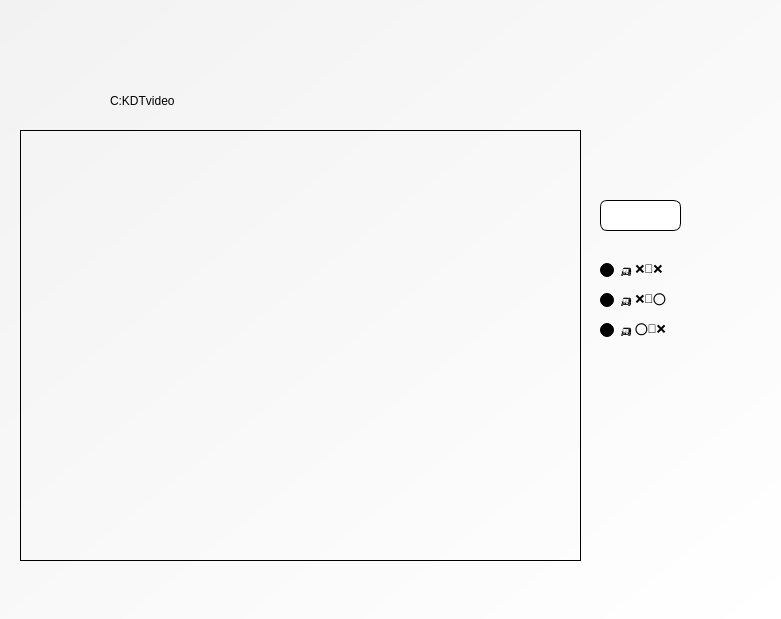
<?xml version="1.0" encoding="UTF-8"?>
<ui version="4.0">
 <class>drawing</class>
 <widget class="QDialog" name="drawing">
  <property name="windowModality">
   <enum>Qt::ApplicationModal</enum>
  </property>
  <property name="geometry">
   <rect>
    <x>0</x>
    <y>0</y>
    <width>781</width>
    <height>619</height>
   </rect>
  </property>
  <property name="windowTitle">
   <string>setting</string>
  </property>
  <property name="styleSheet">
   <string notr="true">background-color: qlineargradient(spread:pad, x1:0, y1:0, x2:1, y2:1, stop:0 rgba(242, 242, 242, 255), stop:1 rgba(255, 255, 255, 255));</string>
  </property>
  <widget class="QLabel" name="label_6">
   <property name="geometry">
    <rect>
     <x>110</x>
     <y>80</y>
     <width>201</width>
     <height>41</height>
    </rect>
   </property>
   <property name="styleSheet">
    <string notr="true">background-color: qlineargradient(spread:pad, x1:0, y1:0, x2:0, y2:0, stop:0 rgba(0, 0, 0, 0), stop:1 rgba(255, 255, 255, 255));</string>
   </property>
   <property name="text">
    <string>C:KDTvideo</string>
   </property>
  </widget>
  <widget class="QLabel" name="label_5">
   <property name="geometry">
    <rect>
     <x>20</x>
     <y>80</y>
     <width>81</width>
     <height>41</height>
    </rect>
   </property>
   <property name="styleSheet">
    <string notr="true">background-color: qlineargradient(spread:pad, x1:0, y1:0, x2:0, y2:0, stop:0 rgba(0, 0, 0, 0), stop:1 rgba(255, 255, 255, 255));</string>
   </property>
   <property name="text">
    <string>&lt;html&gt;&lt;head/&gt;&lt;body&gt;&lt;p&gt;&lt;img src=&quot;:/img/img/현재_35.png&quot;/&gt;&lt;/p&gt;&lt;/body&gt;&lt;/html&gt;</string>
   </property>
  </widget>
  <widget class="QPushButton" name="clearButton">
   <property name="geometry">
    <rect>
     <x>600</x>
     <y>200</y>
     <width>81</width>
     <height>31</height>
    </rect>
   </property>
   <property name="styleSheet">
    <string notr="true">QPushButton{background-color: #ffffff;
selection-color: #ffffff;
color: #ffffff;

border: 1px solid  #000000;
border-radius: 7px;
padding-right: 5px; 
padding-left: 5px;
padding-top: 5px;
padding-bottom: 5px;
}

QPushButton:hover
{
	background-color: #F28B30;
	border: 1px solid  #000000;
}</string>
   </property>
   <property name="text">
    <string/>
   </property>
   <property name="icon">
    <iconset resource="resources_drawing.qrc">
     <normaloff>:/img/img/초기화_24.png</normaloff>:/img/img/초기화_24.png</iconset>
   </property>
   <property name="iconSize">
    <size>
     <width>64</width>
     <height>64</height>
    </size>
   </property>
  </widget>
  <widget class="QLabel" name="label">
   <property name="geometry">
    <rect>
     <x>20</x>
     <y>20</y>
     <width>281</width>
     <height>51</height>
    </rect>
   </property>
   <property name="styleSheet">
    <string notr="true">background-color: qlineargradient(spread:pad, x1:0, y1:0, x2:0, y2:0, stop:0 rgba(0, 0, 0, 0), stop:1 rgba(255, 255, 255, 255));</string>
   </property>
   <property name="text">
    <string>&lt;html&gt;&lt;head/&gt;&lt;body&gt;&lt;p&gt;&lt;img src=&quot;:/img/img/구역지정_50.png&quot;/&gt;&lt;/p&gt;&lt;/body&gt;&lt;/html&gt;</string>
   </property>
  </widget>
  <widget class="QRadioButton" name="radioButton">
   <property name="geometry">
    <rect>
     <x>600</x>
     <y>250</y>
     <width>251</width>
     <height>41</height>
    </rect>
   </property>
   <property name="styleSheet">
    <string notr="true">background-color: qlineargradient(spread:pad, x1:0, y1:0, x2:0, y2:0, stop:0 rgba(0, 0, 0, 0), stop:1 rgba(255, 255, 255, 255));</string>
   </property>
   <property name="text">
    <string>🛺 ❌🚶❌</string>
   </property>
  </widget>
  <widget class="QRadioButton" name="radioButton_2">
   <property name="geometry">
    <rect>
     <x>600</x>
     <y>280</y>
     <width>331</width>
     <height>41</height>
    </rect>
   </property>
   <property name="styleSheet">
    <string notr="true">background-color: qlineargradient(spread:pad, x1:0, y1:0, x2:0, y2:0, stop:0 rgba(0, 0, 0, 0), stop:1 rgba(255, 255, 255, 255));</string>
   </property>
   <property name="text">
    <string>🛺 ❌🚶⭕</string>
   </property>
  </widget>
  <widget class="QRadioButton" name="radioButton_3">
   <property name="geometry">
    <rect>
     <x>600</x>
     <y>310</y>
     <width>331</width>
     <height>41</height>
    </rect>
   </property>
   <property name="styleSheet">
    <string notr="true">background-color: qlineargradient(spread:pad, x1:0, y1:0, x2:0, y2:0, stop:0 rgba(0, 0, 0, 0), stop:1 rgba(255, 255, 255, 255));</string>
   </property>
   <property name="text">
    <string>🛺 ⭕🚶❌</string>
   </property>
  </widget>
  <widget class="QLabel" name="label_3">
   <property name="geometry">
    <rect>
     <x>600</x>
     <y>140</y>
     <width>111</width>
     <height>51</height>
    </rect>
   </property>
   <property name="styleSheet">
    <string notr="true">background-color: qlineargradient(spread:pad, x1:0, y1:0, x2:0, y2:0, stop:0 rgba(0, 0, 0, 0), stop:1 rgba(255, 255, 255, 255));</string>
   </property>
   <property name="text">
    <string>&lt;html&gt;&lt;head/&gt;&lt;body&gt;&lt;p&gt;&lt;img src=&quot;:/img/img/옵션_24.png&quot;/&gt;&lt;/p&gt;&lt;/body&gt;&lt;/html&gt;</string>
   </property>
  </widget>
  <widget class="QGraphicsView" name="drawingArea">
   <property name="geometry">
    <rect>
     <x>20</x>
     <y>130</y>
     <width>561</width>
     <height>431</height>
    </rect>
   </property>
   <property name="styleSheet">
    <string notr="true">background-color: qlineargradient(spread:pad, x1:0, y1:0, x2:0, y2:0, stop:0 rgba(0, 0, 0, 0), stop:1 rgba(255, 255, 255, 255));</string>
   </property>
  </widget>
 </widget>
 <resources>
  <include location="resources_drawing.qrc"/>
 </resources>
 <connections>
  <connection>
   <sender>clearButton</sender>
   <signal>clicked()</signal>
   <receiver>drawing</receiver>
   <slot>clear()</slot>
   <hints>
    <hint type="sourcelabel">
     <x>676</x>
     <y>214</y>
    </hint>
    <hint type="destinationlabel">
     <x>711</x>
     <y>217</y>
    </hint>
   </hints>
  </connection>
 </connections>
 <slots>
  <slot>mousePressEvent()</slot>
  <slot>mouseMoveEvent()</slot>
  <slot>mouseReleaseEvent()</slot>
  <slot>paintEvent()</slot>
  <slot>clear()</slot>
 </slots>
</ui>
